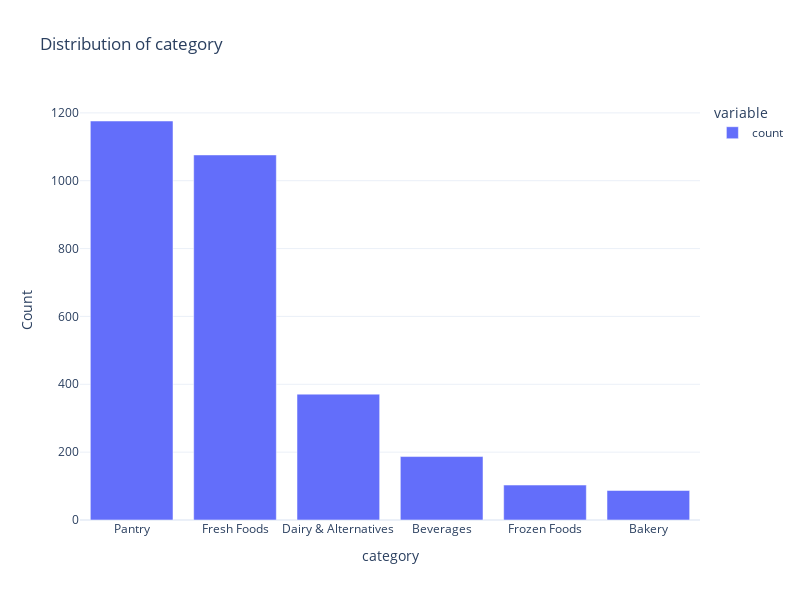
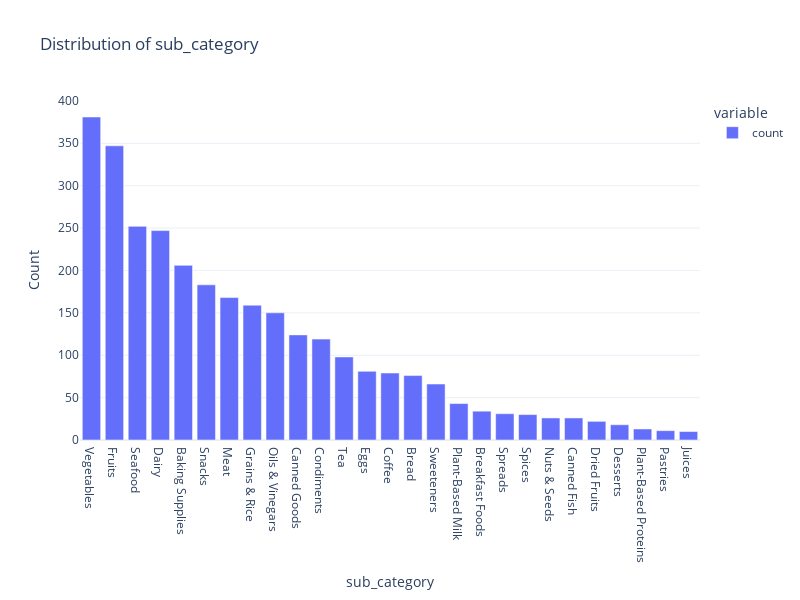
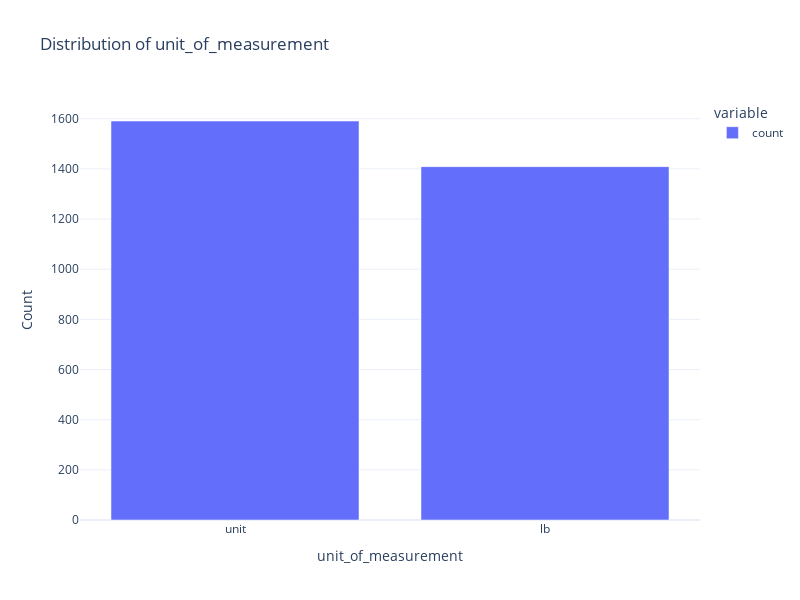

The code cell stored with these charts, in order, in its notebook:
### Markdown cell above
### Distribution of Categorical Variables

### Code cell
# Bar charts for categorical variables
# cat_cols = ['category', 'sub_category', 'sales_demand', 'expiration_status']
cat_cols = df.select_dtypes('category')

# Loop through each categorical column to generate a bar chart
for col in cat_cols:
    # Create a bar chart showing the frequency of each category
    fig = px.bar(
        df[col].value_counts(),  # Count occurrences of each category
        title=f'Distribution of {col}',  # Chart title
        labels={'value': 'Count', 'index': col}  # Axis labels
    )
    
    # Display the bar chart
    fig.show()

### Figure 1 — Plotly figure (JSON) as saved in the notebook; plotly's stock layout.template omitted (floating-point values rounded to 4 significant figures)
{"data": [{"alignmentgroup": "True", "hovertemplate": "variable=count<br>category=%{x}<br>Count=%{y}<extra></extra>", "legendgroup": "count", "marker": {"color": "#636efa", "pattern": {"shape": ""}}, "name": "count", "offsetgroup": "count", "orientation": "v", "showlegend": true, "textposition": "auto", "type": "bar", "x": ["Pantry", "Fresh Foods", "Dairy & Alternatives", "Beverages", "Frozen Foods", "Bakery"], "xaxis": "x", "y": [1176, 1076, 371, 187, 103, 87], "yaxis": "y"}], "layout": {"barmode": "relative", "height": 600, "legend": {"title": {"text": "variable"}, "tracegroupgap": 0}, "title": {"text": "Distribution of category"}, "width": 800, "xaxis": {"anchor": "y", "domain": [0, 1], "title": {"text": "category"}}, "yaxis": {"anchor": "x", "domain": [0, 1], "title": {"text": "Count"}}}}

### Figure 2 — Plotly figure (JSON) as saved in the notebook; plotly's stock layout.template omitted (floating-point values rounded to 4 significant figures)
{"data": [{"alignmentgroup": "True", "hovertemplate": "variable=count<br>sub_category=%{x}<br>Count=%{y}<extra></extra>", "legendgroup": "count", "marker": {"color": "#636efa", "pattern": {"shape": ""}}, "name": "count", "offsetgroup": "count", "orientation": "v", "showlegend": true, "textposition": "auto", "type": "bar", "x": ["Vegetables", "Fruits", "Seafood", "Dairy", "Baking Supplies", "Snacks", "Meat", "Grains & Rice", "Oils & Vinegars", "Canned Goods", "Condiments", "Tea", "Eggs", "Coffee", "Bread", "Sweeteners", "Plant-Based Milk", "Breakfast Foods", "Spreads", "Spices", "Nuts & Seeds", "Canned Fish", "Dried Fruits", "Desserts", "Plant-Based Proteins", "Pastries", "Juices"], "xaxis": "x", "y": [381, 347, 252, 247, 206, 183, 168, 159, 150, 124, 119, 98, 81, 79, 76, 66, 43, 34, 31, 30, 26, 26, 22, 18, 13, 11, 10], "yaxis": "y"}], "layout": {"barmode": "relative", "height": 600, "legend": {"title": {"text": "variable"}, "tracegroupgap": 0}, "title": {"text": "Distribution of sub_category"}, "width": 800, "xaxis": {"anchor": "y", "domain": [0, 1], "title": {"text": "sub_category"}}, "yaxis": {"anchor": "x", "domain": [0, 1], "title": {"text": "Count"}}}}

### Figure 3 — Plotly figure (JSON) as saved in the notebook; plotly's stock layout.template omitted (floating-point values rounded to 4 significant figures)
{"data": [{"alignmentgroup": "True", "hovertemplate": "variable=count<br>unit_of_measurement=%{x}<br>Count=%{y}<extra></extra>", "legendgroup": "count", "marker": {"color": "#636efa", "pattern": {"shape": ""}}, "name": "count", "offsetgroup": "count", "orientation": "v", "showlegend": true, "textposition": "auto", "type": "bar", "x": ["unit", "lb"], "xaxis": "x", "y": [1591, 1409], "yaxis": "y"}], "layout": {"barmode": "relative", "height": 600, "legend": {"title": {"text": "variable"}, "tracegroupgap": 0}, "title": {"text": "Distribution of unit_of_measurement"}, "width": 800, "xaxis": {"anchor": "y", "domain": [0, 1], "title": {"text": "unit_of_measurement"}}, "yaxis": {"anchor": "x", "domain": [0, 1], "title": {"text": "Count"}}}}
